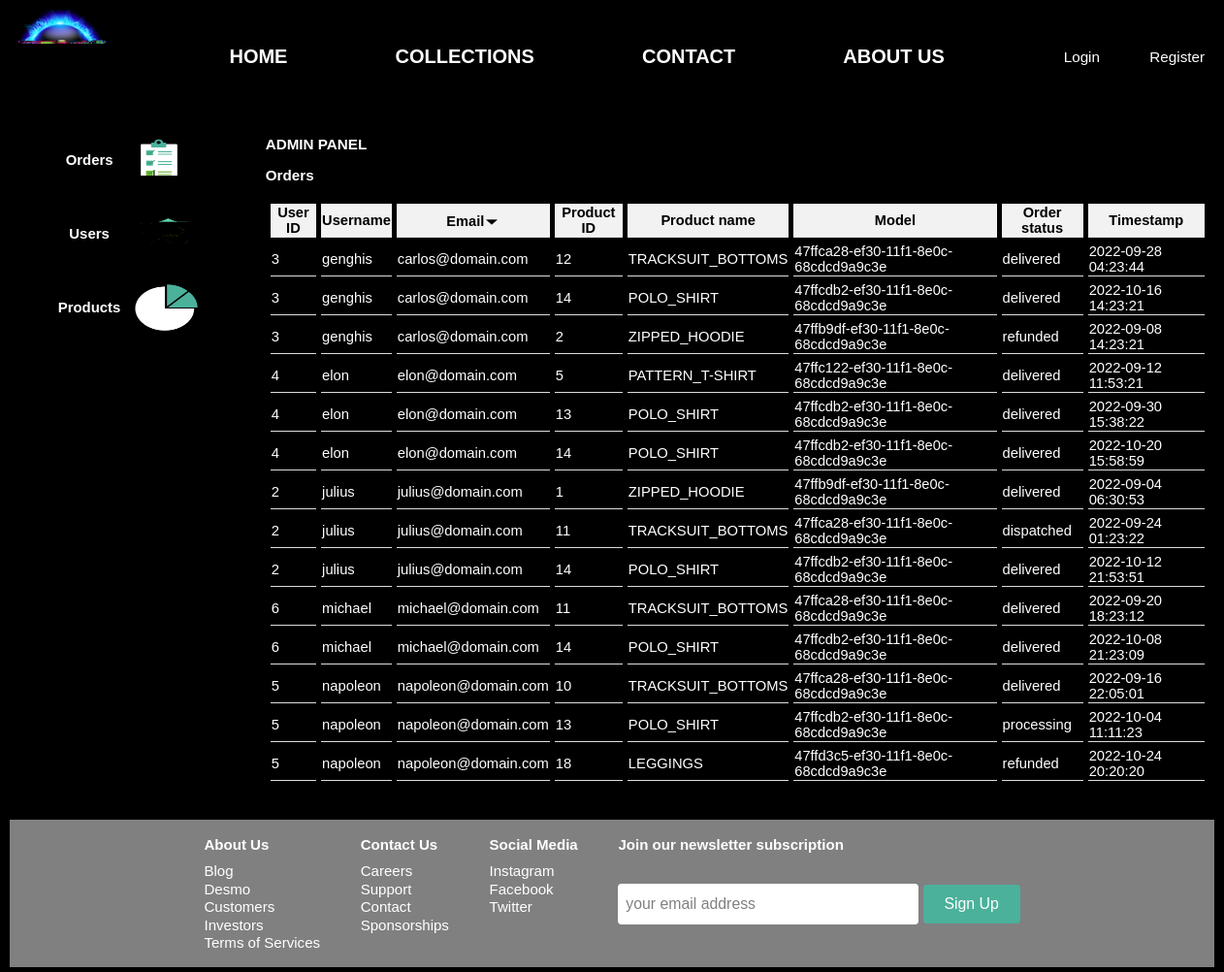
The app's page /admin/admin.php?admin_tab=orders&orders_sort=email (signed in) with its own data.
### tables this page shows
CREATE TABLE orders (
    tid SMALLINT UNSIGNED NOT NULL AUTO_INCREMENT,       
    uid SMALLINT UNSIGNED NOT NULL,
    pid SMALLINT UNSIGNED NOT NULL,
    status VARCHAR(32) DEFAULT "processing",             
    date_time DATETIME DEFAULT NOW(),
    PRIMARY KEY(tid)
);

CREATE TABLE users (
    uid SMALLINT UNSIGNED NOT NULL AUTO_INCREMENT,
    forename VARCHAR(64),
    surname VARCHAR(64),
    username VARCHAR(16) NOT NULL,
    email VARCHAR(64) NOT NULL,
    password TINYTEXT NOT NULL,
    privileges BOOLEAN DEFAULT FALSE,
    banned BOOLEAN DEFAULT FALSE,
    timeout_stamp INT,
    timeout_duration INT,
    PRIMARY KEY(uid)
);

CREATE TABLE products (
    pid SMALLINT UNSIGNED NOT NULL AUTO_INCREMENT,
    model VARCHAR(48) NOT NULL,
    name VARCHAR(128) NOT NULL,
    category VARCHAR(32) NOT NULL,
    color VARCHAR(32),
    size CHAR(3) NOT NULL,                               
    gender CHAR(1) NOT NULL,                             
    price DOUBLE NOT NULL,
    stock INT DEFAULT 0,
    views INT DEFAULT 0,
    bought_all_time BIGINT DEFAULT 0,
    avg_rating DOUBLE DEFAULT 0,
    description TEXT,
    date_time DATETIME DEFAULT NOW(),
    PRIMARY KEY(pid)
);

### admin/scripts/orders.php (the view, shortened to what this page needs)
<?php
    $query = "SELECT orders.uid, users.username, users.email, orders.pid, products.name, products.model, products.size, orders.status, orders.date_time FROM orders INNER JOIN users ON orders.uid = users.uid INNER JOIN products ON orders.pid = products.pid ORDER BY ";
    if(!isset($_GET['orders_sort']))
        $query .=  "orders.date_time DESC";
    else
    {
        switch($_SESSION['admin']['sort_selected'])
        {
            case "email":
                $query .=  "users.email";
                break;
        }
        if(isset($_SESSION['admin']['sort_state']))
        {
            $query .= ($_SESSION['admin']['sort_state'] ? " DESC" : " ASC");
        }
    }
    $sth = $db->prepare($query);
    $sth->execute();
    $orders = $sth->fetchAll();
    echo "<table><tr>";
    $headings = array("User ID", "Username", "Email", "Product ID", "Product name", "Model", "Order status", "Timestamp");
    $columns = array("uid", "username", "email", "pid", "name", "model", "status", "timestamp");
    for($i=0;$i<count($headings);$i++)
    {
        echo "<th><a href=\"admin.php?admin_tab=orders&orders_sort=" . $columns[$i] . "\">" . $headings[$i];
        if(isset($_SESSION['admin']['sort_selected']))
        {
            if($_SESSION['admin']['sort_selected'] == $columns[$i])
            {
                if(isset($_SESSION['admin']['sort_state']))
                {
                    echo "<img class=\"sort-sym\" src=\"img/";
                    echo ($_SESSION['admin']['sort_state'] ? "sorting-arrow-down.png" : "sorting-arrow-up.png");
                    echo "\">";
                }
            }
        }
        echo "</a></th>";
    }
    echo "</tr>";
    foreach($orders as $tmp)
    {
            echo "<td>" . $tmp['uid'] . "</td>";
            echo "<td>" . $tmp['username'] . "</td>";
            echo "<td>" . $tmp['email'] . "</td>";
            echo "<td>" . $tmp['pid'] . "</td>";
            echo "<td>" . $tmp['name'] . "</td>";
            echo "<td><a href=\"/product/product.php?model=" . $tmp['model'] . "&size=" . $tmp['size'] . "\">" . $tmp['model'] . "</a></td>";
            echo "<td>" . $tmp['status'] . "</td>";
            echo "<td>" . $tmp['date_time'] . "</td>";
    }
    echo "</table>";
?>

### admin/admin.css (style rules this page uses)
body { margin: 0px; padding: 0px; }
* { background-color: black; color: white; font-family: sans-serif; font-size: 99%; }
a { color: white; text-decoration: none; }
table { border-spacing: 5px; table-layout: auto; width: 100%; }
th, td { border-bottom: 1px solid #ddd; }
th { background-color: #f2f2f2; color: black; }
th a,img { color: black; text-decoration: none; background-color: transparent; }
.sort-sym { width: 16px; height: 16px; }

### records on screen
orders: uid "3", uid.username "genghis", uid.email "carlos@domain.com", pid "12", pid.name "TRACKSUIT_BOTTOMS", pid.model "47ffca28-ef30-11f1-8e0c-68cdcd9a9c3e", status "delivered", date_time "2022-09-28 04:23:44"
orders: uid "3", uid.username "genghis", uid.email "carlos@domain.com", pid "14", pid.name "POLO_SHIRT", pid.model "47ffcdb2-ef30-11f1-8e0c-68cdcd9a9c3e", status "delivered", date_time "2022-10-16 14:23:21"
orders: uid "3", uid.username "genghis", uid.email "carlos@domain.com", pid "2", pid.name "ZIPPED_HOODIE", pid.model "47ffb9df-ef30-11f1-8e0c-68cdcd9a9c3e", status "refunded", date_time "2022-09-08 14:23:21"
orders: uid "4", uid.username "elon", uid.email "elon@domain.com", pid "5", pid.name "PATTERN_T-SHIRT", pid.model "47ffc122-ef30-11f1-8e0c-68cdcd9a9c3e", status "delivered", date_time "2022-09-12 11:53:21"
orders: uid "4", uid.username "elon", uid.email "elon@domain.com", pid "13", pid.name "POLO_SHIRT", pid.model "47ffcdb2-ef30-11f1-8e0c-68cdcd9a9c3e", status "delivered", date_time "2022-09-30 15:38:22"
orders: uid "4", uid.username "elon", uid.email "elon@domain.com", pid "14", pid.name "POLO_SHIRT", pid.model "47ffcdb2-ef30-11f1-8e0c-68cdcd9a9c3e", status "delivered", date_time "2022-10-20 15:58:59"
orders: uid "2", uid.username "julius", uid.email "julius@domain.com", pid "1", pid.name "ZIPPED_HOODIE", pid.model "47ffb9df-ef30-11f1-8e0c-68cdcd9a9c3e", status "delivered", date_time "2022-09-04 06:30:53"
orders: uid "2", uid.username "julius", uid.email "julius@domain.com", pid "11", pid.name "TRACKSUIT_BOTTOMS", pid.model "47ffca28-ef30-11f1-8e0c-68cdcd9a9c3e", status "dispatched", date_time "2022-09-24 01:23:22"
orders: uid "2", uid.username "julius", uid.email "julius@domain.com", pid "14", pid.name "POLO_SHIRT", pid.model "47ffcdb2-ef30-11f1-8e0c-68cdcd9a9c3e", status "delivered", date_time "2022-10-12 21:53:51"
orders: uid "6", uid.username "michael", uid.email "michael@domain.com", pid "11", pid.name "TRACKSUIT_BOTTOMS", pid.model "47ffca28-ef30-11f1-8e0c-68cdcd9a9c3e", status "delivered", date_time "2022-09-20 18:23:12"
orders: uid "6", uid.username "michael", uid.email "michael@domain.com", pid "14", pid.name "POLO_SHIRT", pid.model "47ffcdb2-ef30-11f1-8e0c-68cdcd9a9c3e", status "delivered", date_time "2022-10-08 21:23:09"
orders: uid "5", uid.username "napoleon", uid.email "napoleon@domain.com", pid "10", pid.name "TRACKSUIT_BOTTOMS", pid.model "47ffca28-ef30-11f1-8e0c-68cdcd9a9c3e", status "delivered", date_time "2022-09-16 22:05:01"
orders: uid "5", uid.username "napoleon", uid.email "napoleon@domain.com", pid "13", pid.name "POLO_SHIRT", pid.model "47ffcdb2-ef30-11f1-8e0c-68cdcd9a9c3e", status "processing", date_time "2022-10-04 11:11:23"
orders: uid "5", uid.username "napoleon", uid.email "napoleon@domain.com", pid "18", pid.name "LEGGINGS", pid.model "47ffd3c5-ef30-11f1-8e0c-68cdcd9a9c3e", status "refunded", date_time "2022-10-24 20:20:20"

### other values on screen
$_SESSION['admin']['tab_selected'] "Orders"
$headings[$i] "User ID"
$headings[$i] "Username"
$headings[$i] "Email"
$headings[$i] "Product ID"
$headings[$i] "Product name"
$headings[$i] "Model"
$headings[$i] "Order status"
$headings[$i] "Timestamp"
